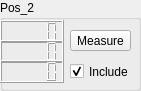
     <widget class="QGroupBox" name="Calib_box_2">
      <property name="geometry">
       <rect>
        <x>180</x>
        <y>510</y>
        <width>141</width>
        <height>91</height>
       </rect>
      </property>
      <property name="title">
       <string>Pos_2</string>
      </property>
      <widget class="QLCDNumber" name="calib_box_x_2">
       <property name="geometry">
        <rect>
         <x>0</x>
         <y>20</y>
         <width>64</width>
         <height>23</height>
        </rect>
       </property>
      </widget>
      <widget class="QLCDNumber" name="calib_box_y_2">
       <property name="geometry">
        <rect>
         <x>0</x>
         <y>40</y>
         <width>64</width>
         <height>23</height>
        </rect>
       </property>
      </widget>
      <widget class="QLCDNumber" name="calib_box_z_2">
       <property name="geometry">
        <rect>
         <x>0</x>
         <y>60</y>
         <width>64</width>
         <height>23</height>
        </rect>
       </property>
      </widget>
      <widget class="QPushButton" name="calibButton_2">
       <property name="geometry">
        <rect>
         <x>70</x>
         <y>30</y>
         <width>61</width>
         <height>21</height>
        </rect>
       </property>
       <property name="text">
        <string>Measure</string>
       </property>
      </widget>
      <widget class="QCheckBox" name="checkBox_2">
       <property name="geometry">
        <rect>
         <x>70</x>
         <y>60</y>
         <width>92</width>
         <height>23</height>
        </rect>
       </property>
       <property name="text">
        <string>Include</string>
       </property>
       <property name="checked">
        <bool>true</bool>
       </property>
      </widget>
     </widget>
